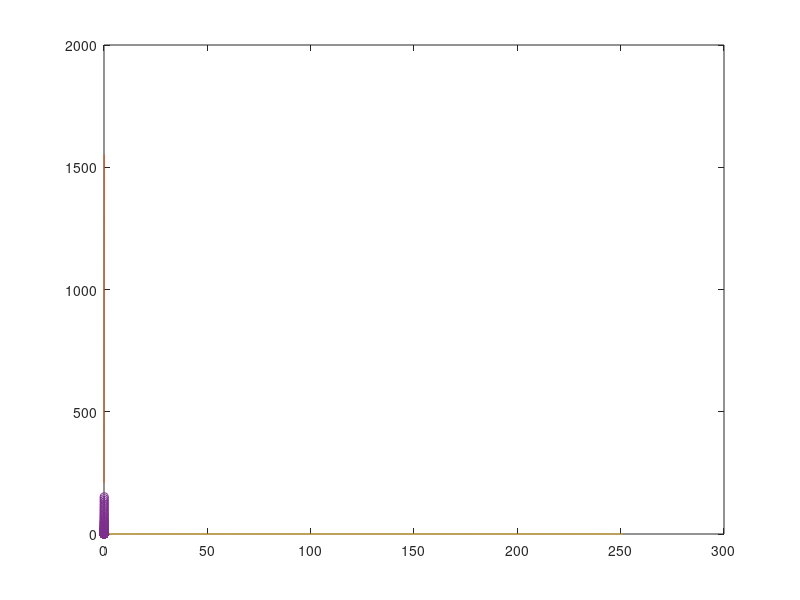

Recreate this plot in MATLAB.
clc
clear all
close all
% Parameters for the Kelvin-Voigt model
k = 2*50000;   % Elastic modulus in Pa
eta = 10000; % Viscosity in Pa.s

% Time parameters
dt = 1e-1; % Time step in seconds
t_mat = 0:dt:10; % Total time for simulation in seconds

% Total number of time steps
N = length(t_mat);

% Applied stress: Increasing linearly for the first half, then decreasing
halfN = round(N/2)-1;
%%

maxStrain=0.1;
epsilon_mat = linspace(0,maxStrain,halfN+1); % Strain
%epsilon_mat(end+1) = epsilon_mat(halfN);

epsilon_dot_mat = diff(epsilon_mat(1:halfN+1))/dt; % Strain rate
%epsilon_dot_mat(end+1) =0;
epsilon_dot_old = -1*(epsilon_dot_mat(end));
epsilon_dot_mat(end+1) = -1*epsilon_dot_old;
%%
k_mat = k*epsilon_mat(1:halfN).^2;          % Corresponding values of k
eta_mat=eta*epsilon_mat(1:halfN);
fric_mat = 4000.*epsilon_mat(1:halfN).^2;


% Create an interpolation functions
k_interp = @(x) interp1(epsilon_mat(1:halfN), k_mat, x, 'linear', 'extrap');
eta_interp = @(x) interp1(epsilon_mat(1:halfN),eta_mat,x,'linear','extrap');
fric_interp = @(x) interp1(epsilon_mat(1:halfN), fric_mat,x,'linear','extrap');

% Initializing strain and strain rate arrays
sigma_mat = zeros(1,halfN);
%% Forward Cycle
% Simulation loop for the Kelvin-Voigt model
close all
sigma_mat(1:halfN)=k_mat.*epsilon_mat(1:halfN)...
        + eta_mat.*epsilon_dot_mat(1:halfN)...
        +fric_mat;

plot(epsilon_mat(1:halfN),sigma_mat(1:halfN));
hold on; plot(epsilon_mat(1:halfN),sigma_mat(1:halfN)./epsilon_mat(1:halfN))

%% Return Cycle
tMat2 = [];
t2= 0;
%%
for i = 1: 200
epsilon0 = epsilon_mat(end);

eta_current  = eta_interp(epsilon0);
k_current    = k_interp(epsilon0);
fric_current = fric_interp(epsilon0);
DecayT = (eta_current)./(k_current-fric_current/epsilon0);

epsilon_relax = epsilon0*exp(-dt/DecayT);

epsilon_dot_relax = epsilon_relax-epsilon_mat(end);

sigma_relax   =   k_current.*epsilon_relax...
                + eta_current.*epsilon_dot_relax...
                - fric_current;
epsilon_mat(end+1) = epsilon_relax;
sigma_mat(end+1) = sigma_relax;
epsilon_dot_mat(end+1) = epsilon_dot_relax;
t2 = t2+dt;
tMat2(end+1) = t2;
end

plot(epsilon_mat)
%%
plot(epsilon_mat(2:end),sigma_mat,'o--')
